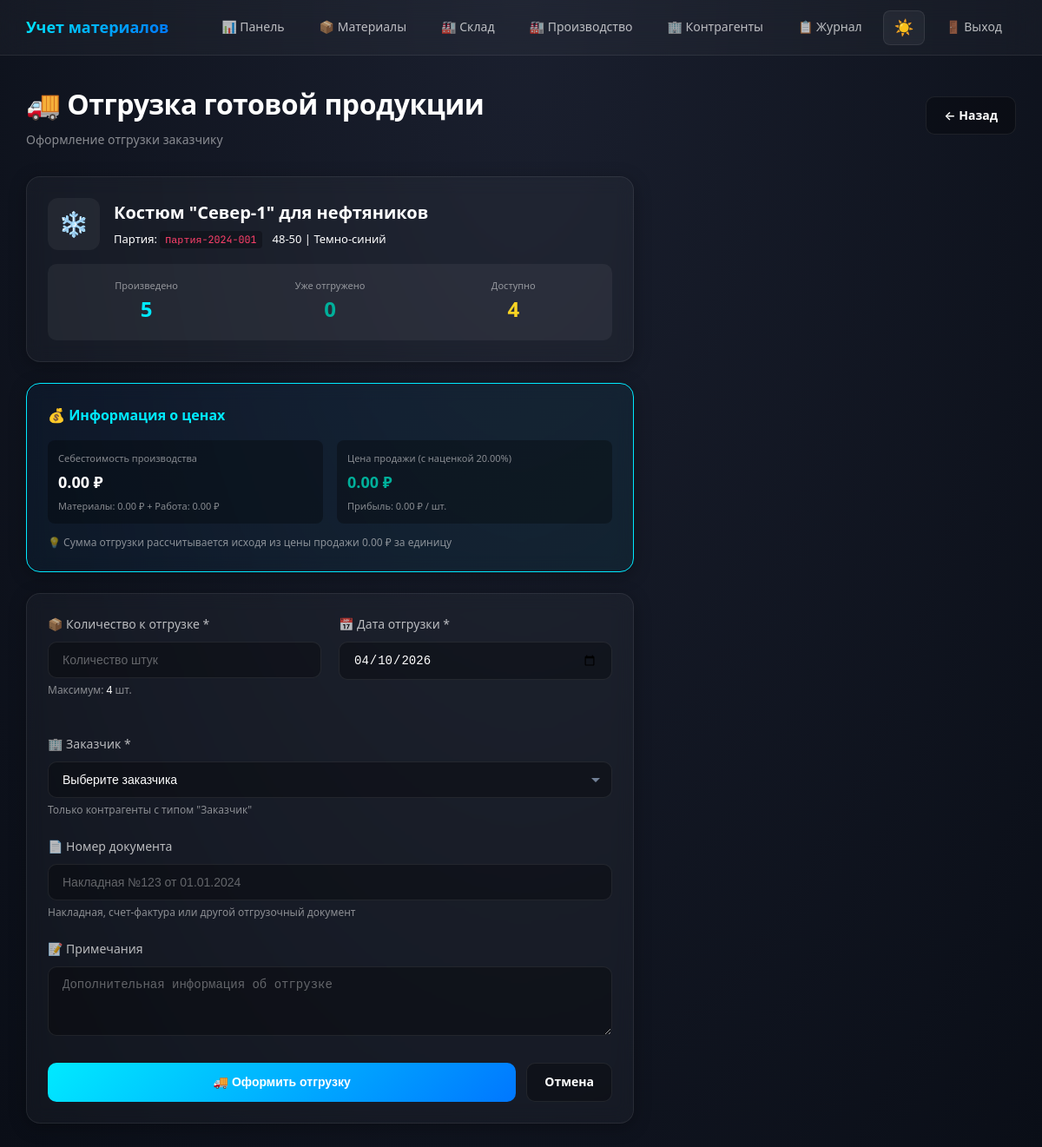
/production/products/1/ship/ (signed in), run on the app's committed database.
### production/models.py (models this page shows, shortened)
class Product(models.Model):
    STATUS_CHOICES = [
        ('in_production', 'В производстве'),
        ('quality_check', 'Проверка качества'),
        ('ready', 'Готов к отгрузке'),
        ('shipped', 'Отгружен'),
    ]
    template = models.ForeignKey(ProductTemplate, on_delete=models.CASCADE, related_name='products')
    batch_number = models.CharField(max_length=50, unique=True, help_text="Номер партии производства")
    size = models.CharField(max_length=20)
    color = models.CharField(max_length=50)
    serial_number = models.CharField(max_length=100, unique=True, blank=True, null=True)
    quantity_produced = models.PositiveIntegerField(default=1)
    production_date = models.DateField()
    produced_by = models.ForeignKey(User, on_delete=models.SET_NULL, null=True, related_name='produced_products')
    status = models.CharField(max_length=20, choices=STATUS_CHOICES, default='in_production')
    warehouse_location = models.CharField(max_length=50, blank=True, help_text="Место хранения на складе готовой продукции")
    material_cost = models.DecimalField(max_digits=12, decimal_places=2, default=0)
    labor_cost = models.DecimalField(max_digits=12, decimal_places=2, default=0)
    total_cost = models.DecimalField(max_digits=12, decimal_places=2, default=0)
    markup_percent = models.DecimalField(
        max_digits=5,
        decimal_places=2,
        default=20.00,
        verbose_name="Наценка %",
        help_text="Процент наценки на готовую продукцию"
    )
    selling_price = models.DecimalField(
        max_digits=12,
        decimal_places=2,
        default=0,
        verbose_name="Цена продажи за штуку",
        help_text="Цена с учетом наценки"
    )
    created_at = models.DateTimeField(auto_now_add=True)
    updated_at = models.DateTimeField(auto_now=True)
    class Meta:
        ordering = ['-production_date', 'batch_number']
        verbose_name = 'Готовая продукция'
        verbose_name_plural = 'Готовая продукция'
    @property
    def profit_per_unit(self):
        return float(self.selling_price) - float(self.total_cost)

class ProductTemplate(models.Model):
    PROTECTION_LEVELS = [
        ('basic', 'Базовая защита'),
        ('standard', 'Стандартная защита'),
        ('high', 'Повышенная защита'),
        ('max', 'Максимальная защита'),
    ]
    name = models.CharField(max_length=255, help_text="Например: Костюм нефтяника зимний")
    article = models.CharField(max_length=100, unique=True)
    category = models.ForeignKey(ProductCategory, on_delete=models.CASCADE, related_name='templates')
    protection_level = models.CharField(max_length=20, choices=PROTECTION_LEVELS, default='standard')
    description = models.TextField(blank=True)
    weight_kg = models.FloatField(validators=[MinValueValidator(0)], help_text="Вес комплекта в кг")
    sizes_available = models.CharField(max_length=255, default="44-46, 48-50, 52-54, 56-58, 60-62")
    colors_available = models.CharField(max_length=255, default="Темно-синий, Оранжевый, Красный")
    image = models.ImageField(upload_to='products/templates/', blank=True, null=True)
    technical_drawing = models.ImageField(upload_to='products/drawings/', blank=True, null=True)
    created_at = models.DateTimeField(auto_now_add=True)
    is_active = models.BooleanField(default=True)
    class Meta:
        ordering = ['category', 'name']
        verbose_name = 'Шаблон изделия'
        verbose_name_plural = 'Шаблоны изделий'

### production/views.py (the view)
# urls.py: path('products/<int:product_pk>/ship/', views.product_shipment_create, name='product_shipment_create'),
@login_required
@transaction.atomic
def product_shipment_create(request, product_pk):
    product = get_object_or_404(Product, pk=product_pk)
    if product.status not in ['ready', 'quality_check']:
        messages.error(request, 'Этот продукт не готов к отгрузке')
        return redirect('product_detail', pk=product_pk)
    shipped_total = product.shipments.aggregate(total=Sum('quantity'))['total'] or 0
    available = product.quantity_produced - shipped_total
    if available <= 0:
        messages.error(request, 'Вся продукция уже отгружена')
        return redirect('product_detail', pk=product_pk)
    if request.method == 'POST':
        form = ProductShipmentForm(request.POST)
        if form.is_valid():
            shipment = form.save(commit=False)
            shipment.product = product
            shipment.shipped_by = request.user
            if form.cleaned_data['quantity'] > available:
                messages.error(request, f'Нельзя отгрузить больше {available} единиц')
                return redirect('product_shipment_create', product_pk=product_pk)
            shipment.save()
            new_shipped_total = shipped_total + shipment.quantity
            if new_shipped_total >= product.quantity_produced:
                product.status = 'shipped'
                product.save()
                messages.success(request, f'Отгрузка оформлена. Вся партия {product.batch_number} отгружена.')
            else:
                messages.success(request, f'Отгрузка на {shipment.shipped_to.name} оформлена. Остаток: {product.quantity_produced - new_shipped_total} шт.')
            return redirect('product_detail', pk=product_pk)
    else:
        form = ProductShipmentForm()
        form.fields['shipment_date'].initial = timezone.now().date()
        form.fields['quantity'].widget.attrs['max'] = available
    return render(request, 'production/shipment_form.html', {
        'form': form,
        'product': product,
        'available': available,
        'shipped': shipped_total,
    })

### warehouse/models.py (called while the page is built)
    def __str__(self):
        return self.name

### production/templates/production/shipment_form.html (shortened to what this page needs)
{% extends "production/base_production.html" %}
{% block content %}
<div class="page-header">
    <div>
        <h1 class="page-title">🚚 Отгрузка готовой продукции</h1>
        <p class="page-subtitle">Оформление отгрузки заказчику</p>
    </div>
    <a href="{% url 'product_detail' product.id %}" class="btn btn-secondary">← Назад</a>
</div>
<div style="max-width: 700px;">
    <div class="card" style="margin-bottom: 24px;">
        <div style="display: flex; align-items: center; gap: 16px; margin-bottom: 16px;">
            <div style="width: 60px; height: 60px; border-radius: 12px; background: var(--bg-hover); display: flex; align-items: center; justify-content: center; font-size: 28px;">
                {% if product.template.category.climate_type == 'cold' %}❄️
                {% elif product.template.category.climate_type == 'hot' %}☀️
                {% elif product.template.category.climate_type == 'extreme' %}⚠️
                {% else %}📦{% endif %}
            </div>
            <div style="flex: 1;">
                <div style="font-size: 20px; font-weight: 700; margin-bottom: 4px;">{{ product.template.name }}</div>
                <div style="display: flex; gap: 12px; align-items: center; font-size: 13px; color: var(--text-muted);">
                    <span>Партия: <code>{{ product.batch_number }}</code></span>
                    <span>{{ product.size }} | {{ product.color }}</span>
                </div>
            </div>
        </div>
        <div style="display: grid; grid-template-columns: repeat(3, 1fr); gap: 16px; padding: 16px; background: var(--bg-hover); border-radius: 10px;">
            <div style="text-align: center;">
                <div style="font-size: 11px; color: var(--text-muted);">Произведено</div>
                <div style="font-size: 24px; font-weight: 700; color: var(--primary);">{{ product.quantity_produced }}</div>
            </div>
            <div style="text-align: center;">
                <div style="font-size: 11px; color: var(--text-muted);">Уже отгружено</div>
                <div style="font-size: 24px; font-weight: 700; color: var(--success);">
                    {{ shipped_total|default:"0" }}
                </div>
            </div>
            <div style="text-align: center;">
                <div style="font-size: 11px; color: var(--text-muted);">Доступно</div>
                <div id="availableQty" style="font-size: 24px; font-weight: 700; color: var(--warning);">
                    {{ available|default:product.quantity_produced }}
                </div>
            </div>
        </div>
    </div>
    <div class="card" style="margin-bottom: 24px; background: linear-gradient(135deg, rgba(0,119,255,0.05) 0%, rgba(0,234,255,0.05) 100%); border-color: var(--primary);">
        <h4 style="margin-bottom: 16px; color: var(--primary);">💰 Информация о ценах</h4>
        <div style="display: grid; grid-template-columns: repeat(2, 1fr); gap: 16px; margin-bottom: 12px;">
            <div style="padding: 12px; background: var(--bg-input); border-radius: 8px;">
                <div style="font-size: 11px; color: var(--text-muted); margin-bottom: 4px;">Себестоимость производства</div>
                <div style="font-size: 18px; font-weight: 700; color: var(--text-primary);">{{ product.total_cost|floatformat:2 }} ₽</div>
                <div style="font-size: 11px; color: var(--text-muted); margin-top: 4px;">
                    Материалы: {{ product.material_cost|floatformat:2 }} ₽ + Работа: {{ product.labor_cost|floatformat:2 }} ₽
                </div>
            </div>
            <div style="padding: 12px; background: var(--bg-input); border-radius: 8px;">
                <div style="font-size: 11px; color: var(--text-muted); margin-bottom: 4px;">Цена продажи (с наценкой {{ product.markup_percent }}%)</div>
                <div style="font-size: 18px; font-weight: 700; color: var(--success);">{{ product.selling_price|floatformat:2 }} ₽</div>
                <div style="font-size: 11px; color: var(--text-muted); margin-top: 4px;">
                    Прибыль: {{ product.profit_per_unit|floatformat:2 }} ₽ / шт.
                </div>
            </div>
        </div>
        <div style="font-size: 12px; color: var(--text-muted);">
            💡 Сумма отгрузки рассчитывается исходя из цены продажи {{ product.selling_price|floatformat:2 }} ₽ за единицу
        </div>
    </div>
    <div class="card">
        <form method="post" id="shipmentForm">
            <div style="display: grid; grid-template-columns: 1fr 1fr; gap: 20px;">
                <div class="form-group">
                    <label class="form-label">📦 Количество к отгрузке *</label>
                    {{ form.quantity }}
                    <small style="color: var(--text-muted); font-size: 12px;">
                        Максимум: <span id="maxQty">{{ available|default:product.quantity_produced }}</span> шт.
                    </small>
                </div>
                <div class="form-group">
                    <label class="form-label">📅 Дата отгрузки *</label>
                    {{ form.shipment_date }}
                </div>
            </div>
            <div class="form-group" style="margin-top: 20px;">
                <label class="form-label">🏢 Заказчик *</label>
                {{ form.shipped_to }}
                <small style="color: var(--text-muted); font-size: 12px;">
                    Только контрагенты с типом "Заказчик"
                </small>
            </div>
            <div class="form-group" style="margin-top: 20px;">
                <label class="form-label">📄 Номер документа</label>
                {{ form.document_number }}
                <small style="color: var(--text-muted); font-size: 12px;">
                    Накладная, счет-фактура или другой отгрузочный документ
                </small>
            </div>
            <div class="form-group" style="margin-top: 20px;">
                <label class="form-label">📝 Примечания</label>
                {{ form.notes }}
            </div>
            <div style="margin-top: 24px; display: flex; gap: 12px;">
                <button type="submit" class="btn btn-primary flex-1" id="submitBtn">
                    🚚 Оформить отгрузку
                </button>
                <a href="{% url 'product_detail' product.id %}" class="btn btn-secondary">Отмена</a>
            </div>
        </form>
    </div>
</div>
{% endblock %}

### static/css/style.css (style rules this page uses)
:root { --primary: #00eaff; --primary-dark: #0077ff; --danger: #ff416c; --warning: #f9d423; --success: #00b09b; --info: #00eaff; --bg-body: #0a0e17; --bg-card: rgba(255, 255, 255, 0.03); --bg-input: rgba(0, 0, 0, 0.3); --bg-hover: rgba(255, 255, 255, 0.05); --border: rgba(255, 255, 255, 0.08); --border-focus: rgba(0, 234, 255, 0.4); --text-primary: #ffffff; --text-secondary: rgba(255, 255, 255, 0.7); --text-muted: rgba(255, 255, 255, 0.5); --shadow: 0 4px 20px rgba(0, 0, 0, 0.3); --shadow-glow: 0 0 20px rgba(0, 234, 255, 0.3); --gradient-body: radial-gradient(ellipse at top, #1a1f2e 0%, #0a0e17 100%); --gradient-primary: linear-gradient(135deg, #00eaff 0%, #0077ff 100%); --gradient-danger: linear-gradient(135deg, #ff416c 0%, #ff4b2b 100%); }
* { margin: 0; padding: 0; box-sizing: border-box; }
html { font-size: 16px; scroll-behavior: smooth; }
body { font-family: 'Segoe UI', system-ui, -apple-system, BlinkMacSystemFont, sans-serif; background: var(--gradient-body); background-attachment: fixed; color: var(--text-primary); min-height: 100vh; line-height: 1.6; transition: background 0.3s ease, color 0.3s ease; }
body, div, span, p, h1, h2, h3, h4, h5, h6, label, input, textarea, select, button, a, li, td, th, strong, em, small { color: var(--text-primary); }
.page-header { display: flex; justify-content: space-between; align-items: center; margin-bottom: 30px; flex-wrap: wrap; gap: 16px; }
.page-title { font-size: 32px; font-weight: 700; letter-spacing: -0.5px; color: var(--text-primary); }
.page-subtitle { color: var(--text-muted); margin-top: 5px; font-size: 14px; }
.card { background: var(--bg-card); border: 1px solid var(--border); border-radius: 16px; padding: 24px; backdrop-filter: blur(10px); -webkit-backdrop-filter: blur(10px); transition: all 0.3s ease; box-shadow: var(--shadow); }
.btn { display: inline-flex; align-items: center; justify-content: center; gap: 8px; padding: 10px 20px; border-radius: 10px; font-size: 14px; font-weight: 600; border: none; cursor: pointer; transition: all 0.3s ease; text-decoration: none; white-space: nowrap; }
.btn-primary { background: var(--gradient-primary); color: white; }
.btn-secondary { background: var(--bg-input); color: var(--text-primary); border: 1px solid var(--border); }
.flex-1 { flex: 1; }
.form-group { margin-bottom: 20px; }
.form-label { display: block; margin-bottom: 8px; font-size: 14px; font-weight: 500; color: var(--text-secondary); }
.form-control { width: 100%; padding: 12px 16px; background: var(--bg-input); border: 1px solid var(--border); border-radius: 10px; color: var(--text-primary); font-size: 14px; transition: all 0.3s ease; }
.form-control::placeholder { color: var(--text-muted); opacity: 0.7; }
select.form-control { appearance: none; background-repeat: no-repeat; background-position: right 12px center; padding-right: 36px; }
textarea.form-control { resize: vertical; min-height: 80px; }
code { background: var(--bg-input); padding: 2px 6px; border-radius: 4px; font-family: 'JetBrains Mono', monospace; font-size: 0.9em; color: var(--danger); }
[data-theme="dark"] select.form-control, select.form-control { background-repeat: no-repeat; background-position: right 12px center; background-size: 12px; -webkit-appearance: none; -moz-appearance: none; appearance: none; padding-right: 36px; }

### data on the page
Product: template.name "Костюм \"Север-1\" для нефтяников", batch_number "Партия-2024-001", size "48-50", color "Темно-синий", quantity_produced "5", quantity_produced "4", total_cost "0.00", material_cost "0.00", labor_cost "0.00", markup_percent "20.00", selling_price "0.00", profit_per_unit "0.00"

### other printed values
{{ shipped_total|default:"0" }} "0"
